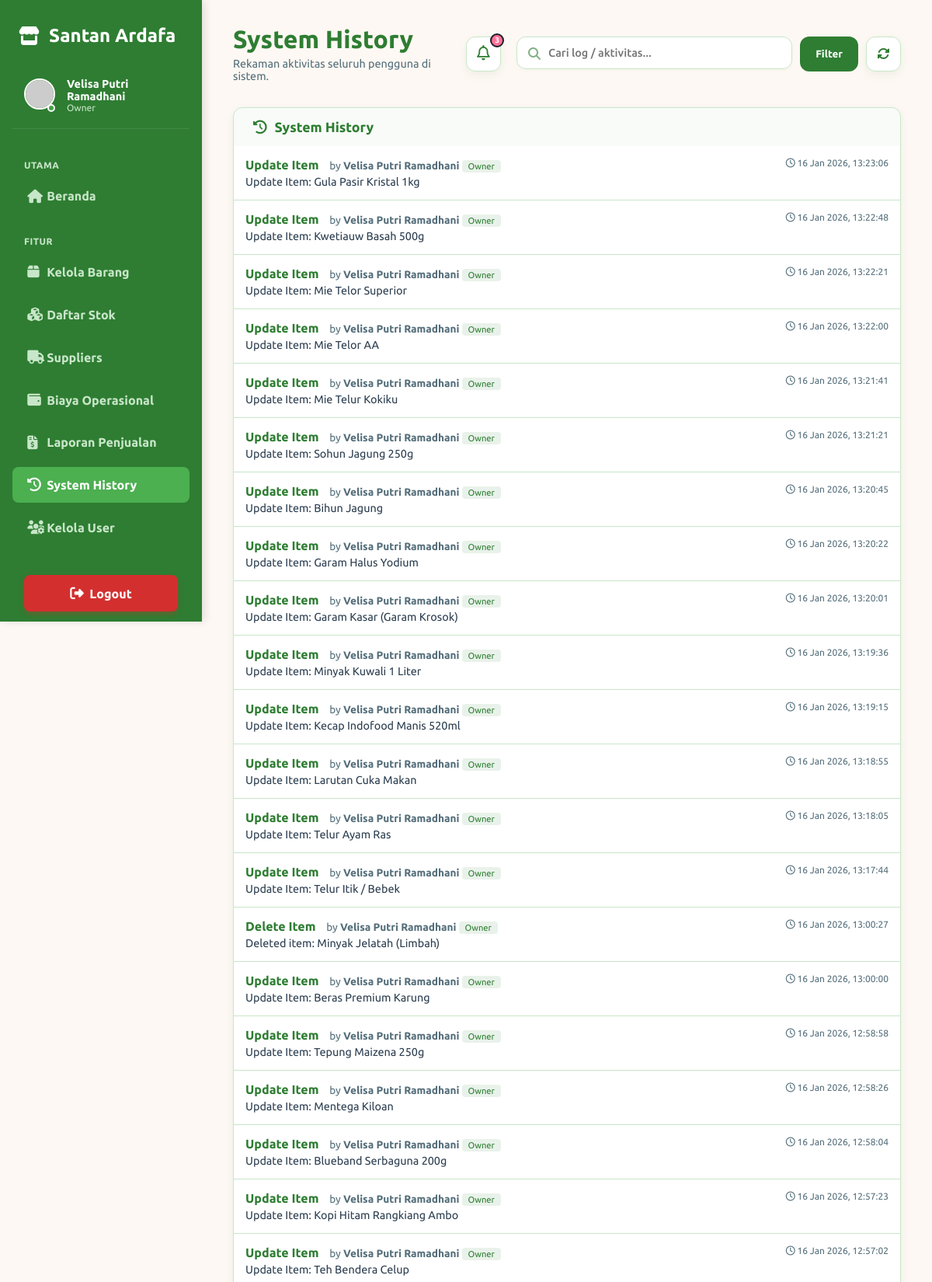
The page /modules/dashboard/logs.php (signed in, upper part) on the database its author committed.
### tables this page shows
CREATE TABLE `activity_logs` (
  `id` int(11) NOT NULL,
  `user_id` int(11) DEFAULT NULL,
  `nama_user` varchar(100) DEFAULT NULL,
  `role` varchar(50) DEFAULT NULL,
  `action` varchar(255) DEFAULT NULL,
  `details` text DEFAULT NULL,
  `tanggal` datetime DEFAULT current_timestamp()
);

### modules/dashboard/owner_model.php (called while the page is built, shortened)
<?php
require_once '../../config/koneksi.php';
function countUnreadNotifications()
{
    global $koneksi;
    $q_trans = mysqli_query($koneksi, "SELECT COUNT(*) AS total FROM transaksi WHERE is_read = 0");
    $r_trans = mysqli_fetch_assoc($q_trans);
    $unread_trans = (int) ($r_trans['total'] ?? 0);
    $q_low = mysqli_query($koneksi, "SELECT COUNT(*) AS total FROM barang WHERE stok <= stok_min");
    $r_low = mysqli_fetch_assoc($q_low);
    $low_stock = (int) ($r_low['total'] ?? 0);
    return $unread_trans + $low_stock;
}
?>

### modules/dashboard/logs.php (the view, shortened to what this page needs)
<?php
require_once '../../config/koneksi.php';
require_once 'owner_model.php';
$unread_count = countUnreadNotifications();
$search = isset($_GET['search']) ? mysqli_real_escape_string($koneksi, $_GET['search']) : '';
$where = "";
$q_logs = mysqli_query($koneksi, "SELECT * FROM activity_logs $where ORDER BY tanggal DESC LIMIT 100");
?>
<!DOCTYPE html>
<html lang="id">
<head>
    <link rel="stylesheet" href="../../assets/css/style.css?v=1.10">
    <link rel="stylesheet" href="https://cdnjs.cloudflare.com/ajax/libs/font-awesome/6.5.1/css/all.min.css">
</head>
<body>
    <div class="wrapper">
        <div class="sidebar">
            <div class="sidebar-header">
                <i class="fas fa-store"></i> Santan Ardafa
            </div>
            <div
                style="padding: 0 0 20px 15px; display:flex; align-items:center; gap:15px; margin-bottom:20px; border-bottom: 1px solid rgba(255,255,255,0.1);">
                <div style="position:relative;">
                    <img src="https://ui-avatars.com/api/?name=<?= urlencode($_SESSION['nama']) ?>&background=random"
                        style="width:40px; height:40px; border-radius:50%; border: 2px solid white;">
                    <div
                        style="position:absolute; bottom:0; right:0; width:10px; height:10px; background:#43A047; border-radius:50%; border:2px solid white;">
                    </div>
                </div>
                <div>
                    <div class="sidebar-user-name"><?= $_SESSION['nama'] ?></div>
                    <div class="sidebar-user-role"><?= ucfirst($_SESSION['role']) ?></div>
                </div>
            </div>
            <div class="sidebar-section-title">Utama</div>
            <a href="owner.php"><i class="fas fa-home"></i> <span>Beranda</span></a>
            <div class="sidebar-section-title">Fitur</div>
            <a href="barang.php"><i class="fas fa-box"></i> <span>Kelola Barang</span></a>
            <a href="stok.php"><i class="fas fa-cubes"></i> <span>Daftar Stok</span></a>
            <a href="suppliers.php"><i class="fas fa-truck"></i> <span>Suppliers</span></a>
            <a href="pengeluaran.php"><i class="fas fa-wallet"></i> <span>Biaya Operasional</span></a>
            <a href="laporan.php"><i class="fas fa-file-invoice-dollar"></i> <span>Laporan Penjualan</span></a>
            <a href="logs.php" class="active"><i class="fas fa-history"></i> <span>System History</span></a>
            <a href="users.php"><i class="fas fa-users-cog"></i> <span>Kelola User</span></a>
            <div style="margin-top:auto; padding:20px 15px;">
                <a href="../../auth/logout.php" class="btn-logout">
                    <i class="fas fa-sign-out-alt"></i> <span>Logout</span>
                </a>
            </div>
        </div>
        <div class="main-content">
            <div class="dashboard-header animate-up">
                <div class="header-left">
                    <h1 style="margin:0;">System History</h1>
                    <p style="margin-top:5px;">Rekaman aktivitas seluruh pengguna di sistem.</p>
                </div>
                <div class="header-right"
                    style="flex: 2; justify-content: flex-end; display:flex; align-items:center; gap:20px;">
                    <div class="navbar-item-relative" id="notificationContainer">
                        <div onclick="toggleNotification(event)"
                            style="background:white; width:45px; height:45px; border-radius:12px; display:flex; align-items:center; justify-content:center; color:var(--primary); border:1.5px solid var(--border-color); box-shadow:var(--shadow-soft); position:relative; cursor:pointer;">
                            <i class="far fa-bell" style="font-size:1.2rem;"></i>
                            <?php if ($unread_count > 0): ?>
                                <div class="badge-dot" id="bellBadge"
                                    style="background:#fe7096; width:18px; height:18px; display:flex; align-items:center; justify-content:center; color:white; font-size:10px; font-weight:700; top:-5px; right:-5px; position:absolute;">
                                    <?= $unread_count ?>
                                </div>
                            <?php endif; ?>
                        </div>
                    </div>
                    <div style="display: flex; gap: 10px; width: 100%; max-width: 500px;">
                        <form method="get" style="display:flex; gap:10px; width:100%;">
                            <div style="position:relative; flex: 2;">
                                <input type="text" name="search" class="form-control"
                                    placeholder="Cari log / aktivitas..." value="<?= htmlspecialchars($search) ?>"
                                    style="padding-left: 40px;">
                                <i class="fas fa-search"
                                    style="position:absolute; left:15px; top:50%; transform:translateY(-50%); color:var(--primary); opacity:0.6;"></i>
                            </div>
                            <button type="submit"
                                style="background:var(--primary); color:white; border:none; padding:0 20px; border-radius:12px; font-weight:700; cursor:pointer;">Filter</button>
                            <a href="logs.php"
                                style="background:white; color:var(--primary); width:45px; height:45px; border-radius:12px; display:flex; align-items:center; justify-content:center; text-decoration:none; border: 1.5px solid var(--border-color); box-shadow:var(--shadow-soft);">
                                <i class="fas fa-sync-alt"></i>
                            </a>
                        </form>
                    </div>
                </div>
            </div>
            <div class="card animate-up" style="padding:0;">
                <div class="card-header"
                    style="border:none; margin-bottom:0; background:rgba(46, 125, 50, 0.03); color:var(--primary); padding: 15px 25px;">
                    <h4
                        style="margin:0; font-weight:700; font-size:1.1rem; display:flex; align-items:center; gap:10px;">
                        <i class="fas fa-history"></i> System History
                    </h4>
                </div>
                <div id="logContainer">
                    <?php if (mysqli_num_rows($q_logs) > 0): ?>
                        <?php while ($log = mysqli_fetch_assoc($q_logs)): ?>
                            <div class="log-item">
                                <div style="display:flex; justify-content:space-between; align-items:flex-start;">
                                    <div>
                                        <span class="log-action"><?= $log['action'] ?></span>
                                        <span class="log-user" style="margin-left:10px;">by
                                            <strong><?= $log['nama_user'] ?></strong> <span
                                                class="badge-role"><?= ucfirst($log['role']) ?></span></span>
                                        <div class="log-details"><?= $log['details'] ?></div>
                                    </div>
                                    <div class="log-time">
                                        <i class="far fa-clock"></i> <?= date('d M Y, H:i:s', strtotime($log['tanggal'])) ?>
                                    </div>
                                </div>
                            </div>
                        <?php endwhile; ?>
                    <?php endif; ?>
                </div>
            </div>
        </div>
    </div>
</body>
</html>

### assets/css/style.css (style rules this page uses)
:root { --primary: #2E7D32; --primary-dark: #1B5E20; --accent: #4CAF50; --bg-body: #FDF8F3; --bg-card: #FFFFFF; --bg-sidebar: #2E7D32; --bg-glass: rgba(255, 255, 255, 0.95); --text-main: #2C3E50; --text-muted: #546E7A; --text-sidebar: #FFFFFF; --text-sidebar-muted: #C8E6C9; --text-inverse: #FFFFFF; --border-color: #C8E6C9; --card-radius: 12px; --sidebar-width: 260px; --shadow-soft: 0 4px 12px rgba(46, 125, 50, 0.08); }
* { margin: 0; padding: 0; box-sizing: border-box; font-family: 'Ubuntu', 'Inter', sans-serif; }
body { background-color: var(--bg-body); color: var(--text-main); overflow-x: hidden; }
a { text-decoration: none; color: inherit; }
h1, h2, h3, h4, h5, h6 { color: var(--primary); }
.animate-up { animation: fadeInUp 0.8s ease-out; }
.wrapper { display: flex; width: 100%; }
.sidebar { width: var(--sidebar-width); background: var(--bg-sidebar); padding: 2rem 1rem; position: fixed; top: 0; left: 0; height: 100vh; z-index: 100; border-right: none; display: flex; flex-direction: column; overflow-y: auto; color: var(--text-sidebar); box-shadow: 4px 0 10px rgba(0, 0, 0, 0.1); }
.sidebar a, .sidebar .sidebar-header, .sidebar>div { flex-shrink: 0; }
.sidebar-header { font-size: 1.5rem; font-weight: 800; color: white; margin-bottom: 2.5rem; display: flex; align-items: center; gap: 12px; padding-left: 0.5rem; }
.sidebar a { display: flex; align-items: center; padding: 0.9rem 1.2rem; margin-bottom: 0.5rem; color: var(--text-sidebar-muted); border-radius: 8px; transition: background-color 0.2s ease, color 0.2s ease; font-weight: 600; text-decoration: none; user-select: none; }
.sidebar a:hover, .sidebar a.active { background: rgba(255, 255, 255, 0.15); color: white; }
.sidebar a.active { background: #4CAF50; color: white; }
.sidebar .btn-logout { background: #D32F2F; color: white !important; justify-content: center; margin-top: 10px; box-shadow: 0 4px 6px rgba(211, 47, 47, 0.3); }
.sidebar-section-title { color: var(--text-sidebar-muted); font-size: 0.75rem; font-weight: 700; margin: 20px 0 10px 15px; text-transform: uppercase; letter-spacing: 0.5px; }
.sidebar-user-name { font-weight: 700; font-size: 0.9rem; color: white; }
.sidebar-user-role { font-size: 0.75rem; color: var(--text-sidebar-muted); }
.sidebar a i { width: 25px; font-size: 1.1rem; }
.main-content { flex: 1; margin-left: var(--sidebar-width); padding: 2rem 2.5rem; min-height: 100vh; }
.form-control { width: 100%; padding: 12px 16px; background: #FFFFFF; border: 1.5px solid var(--border-color); color: var(--text-main); border-radius: 12px; font-size: 0.9rem; font-weight: 500; transition: all 0.3s cubic-bezier(0.4, 0, 0.2, 1); outline: none; display: block; box-shadow: 0 2px 4px rgba(46, 125, 50, 0.03); }
.card { background: var(--bg-card); border-radius: var(--card-radius); box-shadow: var(--shadow-soft); border: 1px solid var(--border-color); margin-bottom: 2rem; overflow: hidden; }
.card-header { background: #f8fafc; padding: 1rem 1.5rem; border-bottom: 1px solid var(--border-color); display: flex; align-items: center; justify-content: space-between; }
.navbar-item-relative { position: relative; cursor: pointer; }
.badge-dot { position: absolute; top: -2px; right: -2px; width: 8px; height: 8px; background: #fe7096; border-radius: 50%; border: 2px solid #1a1e2b; }
.dashboard-header { display: flex; justify-content: space-between; align-items: center; margin-bottom: 2.5rem; gap: 30px; }
.header-left { flex: 1; }
.header-left h1, .header-left h2, .header-left h3 { margin: 0 !important; font-size: 1.6 rem !important; font-weight: 800 !important; color: var(--primary); }
.header-left p { margin: 5px 0 0 0 !important; color: var(--text-muted); font-size: 0.9rem; }
.header-right { display: flex; gap: 15px; align-items: center; justify-content: flex-end; }
.dashboard-header { display: flex; justify-content: space-between; align-items: center; margin-bottom: 2rem; gap: 20px; flex-wrap: wrap; }
.header-right { display: flex; gap: 15px; align-items: center; min-width: 300px; }
.header-right .form-control { min-width: 200px; }
.navbar-item-relative { position: relative; cursor: pointer; padding-bottom: 15px; margin-bottom: -15px; }
.navbar-item-relative::after { display: none; }

### rows shown on the page
activity_logs: action "Update Item", nama_user "Velisa Putri Ramadhani", role "Owner", details "Update Item: Gula Pasir Kristal 1kg", tanggal "16 Jan 2026, 13:23:06"
activity_logs: action "Update Item", nama_user "Velisa Putri Ramadhani", role "Owner", details "Update Item: Kwetiauw Basah 500g", tanggal "16 Jan 2026, 13:22:48"
activity_logs: action "Update Item", nama_user "Velisa Putri Ramadhani", role "Owner", details "Update Item: Mie Telor Superior", tanggal "16 Jan 2026, 13:22:21"
activity_logs: action "Update Item", nama_user "Velisa Putri Ramadhani", role "Owner", details "Update Item: Mie Telor AA", tanggal "16 Jan 2026, 13:22:00"
activity_logs: action "Update Item", nama_user "Velisa Putri Ramadhani", role "Owner", details "Update Item: Mie Telur Kokiku", tanggal "16 Jan 2026, 13:21:41"
activity_logs: action "Update Item", nama_user "Velisa Putri Ramadhani", role "Owner", details "Update Item: Sohun Jagung 250g", tanggal "16 Jan 2026, 13:21:21"
activity_logs: action "Update Item", nama_user "Velisa Putri Ramadhani", role "Owner", details "Update Item: Bihun Jagung", tanggal "16 Jan 2026, 13:20:45"
activity_logs: action "Update Item", nama_user "Velisa Putri Ramadhani", role "Owner", details "Update Item: Garam Halus Yodium", tanggal "16 Jan 2026, 13:20:22"
activity_logs: action "Update Item", nama_user "Velisa Putri Ramadhani", role "Owner", details "Update Item: Garam Kasar (Garam Krosok)", tanggal "16 Jan 2026, 13:20:01"
activity_logs: action "Update Item", nama_user "Velisa Putri Ramadhani", role "Owner", details "Update Item: Minyak Kuwali 1 Liter", tanggal "16 Jan 2026, 13:19:36"
activity_logs: action "Update Item", nama_user "Velisa Putri Ramadhani", role "Owner", details "Update Item: Kecap Indofood Manis 520ml", tanggal "16 Jan 2026, 13:19:15"
activity_logs: action "Update Item", nama_user "Velisa Putri Ramadhani", role "Owner", details "Update Item: Larutan Cuka Makan", tanggal "16 Jan 2026, 13:18:55"
activity_logs: action "Update Item", nama_user "Velisa Putri Ramadhani", role "Owner", details "Update Item: Telur Ayam Ras", tanggal "16 Jan 2026, 13:18:05"
activity_logs: action "Update Item", nama_user "Velisa Putri Ramadhani", role "Owner", details "Update Item: Telur Itik / Bebek", tanggal "16 Jan 2026, 13:17:44"
activity_logs: action "Delete Item", nama_user "Velisa Putri Ramadhani", role "Owner", details "Deleted item: Minyak Jelatah (Limbah)", tanggal "16 Jan 2026, 13:00:27"
activity_logs: action "Update Item", nama_user "Velisa Putri Ramadhani", role "Owner", details "Update Item: Beras Premium Karung", tanggal "16 Jan 2026, 13:00:00"
activity_logs: action "Update Item", nama_user "Velisa Putri Ramadhani", role "Owner", details "Update Item: Tepung Maizena 250g", tanggal "16 Jan 2026, 12:58:58"
activity_logs: action "Update Item", nama_user "Velisa Putri Ramadhani", role "Owner", details "Update Item: Mentega Kiloan", tanggal "16 Jan 2026, 12:58:26"
activity_logs: action "Update Item", nama_user "Velisa Putri Ramadhani", role "Owner", details "Update Item: Blueband Serbaguna 200g", tanggal "16 Jan 2026, 12:58:04"
activity_logs: action "Update Item", nama_user "Velisa Putri Ramadhani", role "Owner", details "Update Item: Kopi Hitam Rangkiang Ambo", tanggal "16 Jan 2026, 12:57:23"
activity_logs: action "Update Item", nama_user "Velisa Putri Ramadhani", role "Owner", details "Update Item: Teh Bendera Celup", tanggal "16 Jan 2026, 12:57:02"

### other values the page prints
$_SESSION['nama'] "Velisa Putri Ramadhani"
$_SESSION['role'] "Owner"
$unread_count "3"
